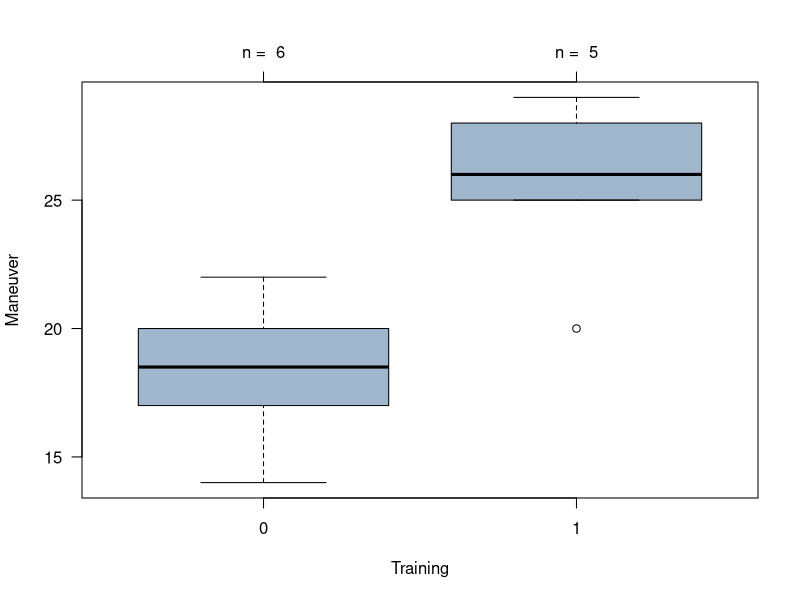
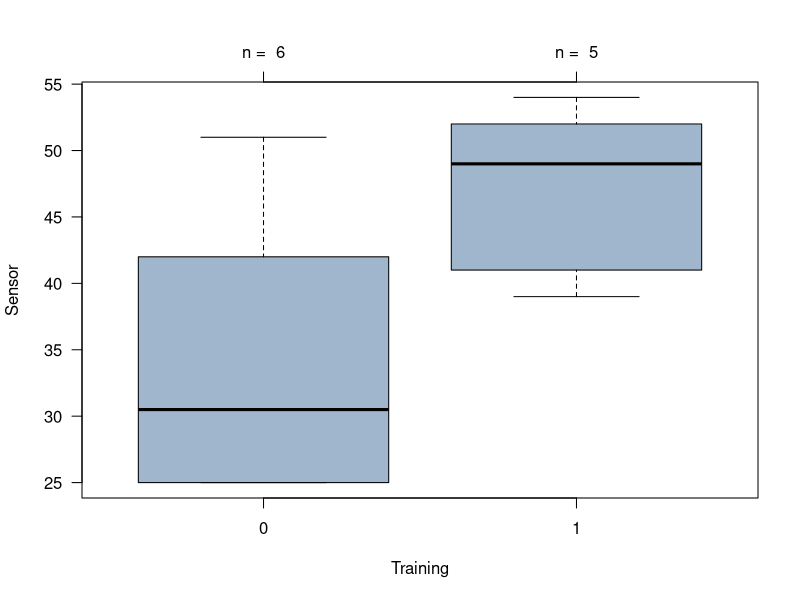
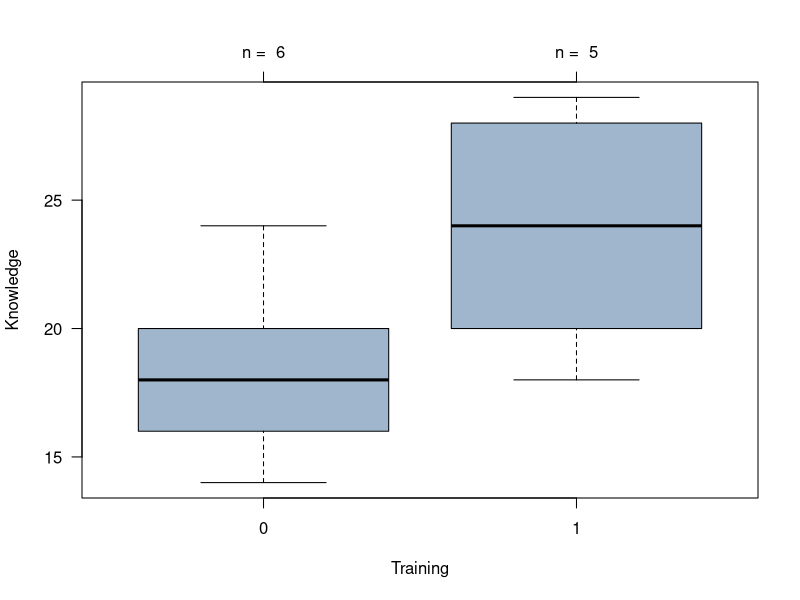

Here is the R script that generated these plots, in order:
## ---- chunk 1
knitr::opts_chunk$set(echo = TRUE)
## ---- chunk 2
dat <- read.csv("Data/uav.csv")
str(dat)
## ---- chunk 3
dat$Training <- factor(dat$Training)
levels(dat$Training)        # Confirm the levels of the diabetes factor
summary(dat)                # 355 No and 177 Yes
## ---- chunk 4
aggregate(Maneuver ~ Training, dat, mean)       # mean in each group
aggregate(Maneuver ~ Training, dat, median)     # median in each group
aggregate(Maneuver ~ Training, dat, sd)         # standard deviation in each group
aggregate(Maneuver ~ Training, dat, length)     # sample size in each group

boxplot(Maneuver ~ Training, data = dat,
        col = "slategray3",
        las = 1,
        xlab = "Training",
        ylab = "Maneuver")

axis(3, at = 1:2, labels = paste("n = ", table(dat$Training)))

## ---- chunk 5
aggregate(Sensor ~ Training, dat, mean)       # mean in each group
aggregate(Sensor ~ Training, dat, median)     # median in each group
aggregate(Sensor ~ Training, dat, sd)         # standard deviation in each group
aggregate(Sensor ~ Training, dat, length)     # sample size in each group

boxplot(Sensor ~ Training, data = dat,
        col = "slategray3",
        las = 1,
        xlab = "Training",
        ylab = "Sensor")

axis(3, at = 1:2, labels = paste("n = ", table(dat$Training)))

## ---- chunk 6
aggregate(Knowledge ~ Training, dat, mean)       # mean in each group
aggregate(Knowledge ~ Training, dat, median)     # median in each group
aggregate(Knowledge ~ Training, dat, sd)         # standard deviation in each group
aggregate(Knowledge ~ Training, dat, length)     # sample size in each group

boxplot(Knowledge ~ Training, data = dat,
        col = "slategray3",
        las = 1,
        xlab = "Training",
        ylab = "Knowledge")

axis(3, at = 1:2, labels = paste("n = ", table(dat$Training)))

## ---- chunk 7
t.test(Maneuver ~ Training, data = dat, var.equal = T)
t.test(Sensor ~ Training, data = dat, var.equal = T)
t.test(Knowledge ~ Training, data = dat, var.equal = T)
## ---- chunk 8
library(car)
leveneTest(Maneuver ~ Training, dat, center = mean)
leveneTest(Sensor ~ Training, dat, center = mean)
leveneTest(Knowledge ~ Training, dat, center = mean)
